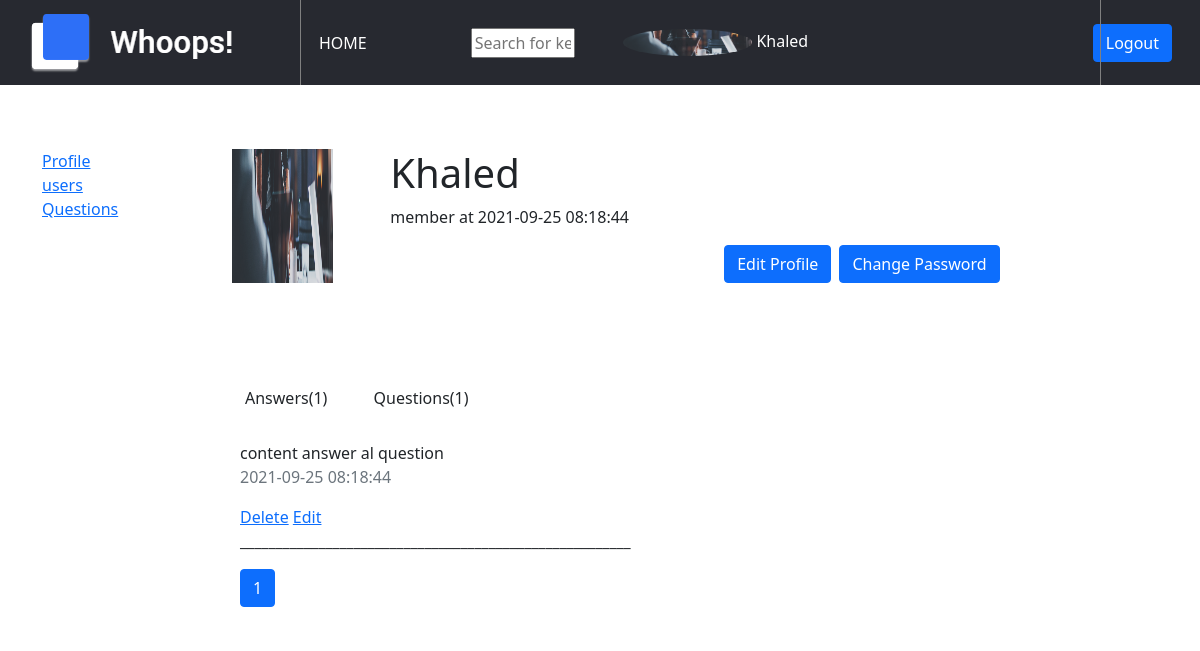
The app's page /profile.php (signed in) with its own data.
### tables this page shows
CREATE TABLE users (
    id INT(11) NOT NULL AUTO_INCREMENT,
    Username varchar(255) NOT NULL,
    email varchar(255) NOT NULL,
    password varchar(255) NOT NULL,
    confirm varchar(255) NOT NULL,
    age INT(11) NOT NULL,
    gender INT(11) NOT NULL,
    img varchar(255) NOT NULL,
    created_at datetime NOT NULL DEFAULT current_timestamp(),
    PRIMARY KEY (id)
);

CREATE TABLE ans (
    ID INT(11) NOT NULL AUTO_INCREMENT,
    ansDetails varchar(255) NOT NULL,
    created_at datetime NOT NULL DEFAULT current_timestamp(),
    user_id INT(11) NOT NULL,
    Q_ID INT(11) NOT NULL,
    PRIMARY KEY (ID),
    FOREIGN KEY (user_id) REFERENCES users(id),
    FOREIGN KEY (Q_ID) REFERENCES questions(Quest_id)
);

### profile.php (the view, shortened to what this page needs)
<?php
require_once "Inc/dbConnection.php";
?>
<?php
require_once "Inc/header.php";
?>
<nav class="navbar navbar-expand-lg navbar-dark">
            <div class="container-fluid">
              <a class="navbar-brand" href="index.php"><img src="images/Screenshot 2021-09-13 014732.png" alt="Whoops!.com"> </a>
              <div class="collapse navbar-collapse" id="navbarSupportedContent">
                <ul class="navbar-nav mb-lg-0 mr-5 ml-5">
                  <li class="nav-item">
                    <a class="nav-link active" aria-current="page" href="index.php">Home</a>
                  </li>
                </ul>
                <form action="handlers/handle-search.php" method="GET">
	                  <input class="mx-5 w-100 " placeholder="Search for key word" type="text" name="query">
                </form>
                <?php
                if(!empty($_SESSION['userID'])){
                    $userID=$_SESSION['userID'];
                    $userquery = "SELECT * FROM `users` WHERE `id` = $userID";
                    $userRunQuery = mysqli_query($conn, $userquery);
                    if($current_user = mysqli_fetch_assoc($userRunQuery)){?>
                        <div class="userDetails ml-5">
                          <img class = "rounded-circle ml-5 w-25" src="images/<?= $current_user['img'] ?>">
                          <a href="profile.php" class="text-decoration-none text-white"><?= $current_user['Username'] ?></a>
                        </div>
              <?php }
                }?>
                <div class="sign-buttons ml-auto">
                    <?php if(isset($_SESSION['userID'])) {?>
                    <a class="btn btn-primary" href="logout.php">Logout</a>
                    <?php } ?>
                </div>
              </div>
            </div>
        </nav>
<?php
if(!empty($_SESSION['userID']))
{
    $userID = $_SESSION['userID'];
    $userquery = "SELECT * FROM `users` WHERE `id` = $userID";
     $userRunQuery = mysqli_query($conn, $userquery);
    $current_user = mysqli_fetch_assoc($userRunQuery);
    $questQuery="SELECT count(`Quest_id`) as total FROM `questions` WHERE `user_id`=$userID";
    $quetRunQuery = mysqli_query($conn, $questQuery);
    $current_quest=mysqli_fetch_assoc($quetRunQuery);
    $ansQuery="SELECT count(`ID`) as total FROM `ans` WHERE `user_id`=$userID";
    $ansRunQuery = mysqli_query($conn, $ansQuery);
    $current_ans=mysqli_fetch_assoc($ansRunQuery);
?>
<div class="container bg-white">
    <div class="row py-3 my-5">
        <div class="col-md-2">
            <a href="profile.php">Profile</a><br>
            <a href="DisQuest.php">users</a><br>
            <a href="index.php">Questions</a>
        </div>
        <div class="col-md-10">
            <div class="row">
                <div class="col-md-2">
                    <img class="w-75 h-100" src="images/<?= $current_user['img'] ?>">
                </div>
                <div class="col-md-8">
                    <h1><?= $current_user['Username'] ?></h1>
                    <p>member at <?= $current_user['created_at'] ?></p>
                    <a class="btn btn-primary float-right ml-2" href="changepass.php">Change Password</a>
                    <a class="btn btn-primary float-right" href="EditProfile.php">Edit Profile</a>
                </div>
                <div class="activity mt-5">
                    <div class="activity-item mt-5">
                        <a class="btn mr-3" href="profile.php">Answers(<?php echo $current_ans['total'] ?>)</a>
                        <a class="btn mr-3 " href="myquestion.php">Questions(<?php echo $current_quest['total'] ?>)</a>
                    </div>
                </div>
                <section id="Answers">
                    <div class="MyAnswers mt-4 ml-2">
                    <?php
                    $per_page=4;
                    $Query="SELECT * FROM `ans` WHERE `user_id`=$userID";
                    $runQuery=mysqli_query($conn, $Query);
                    $numofQueries=mysqli_num_rows($runQuery);
                    $numofPages= ceil($numofQueries/$per_page);
                    if(!isset($_GET['page'])){
                        $page=1;
                    }else{
                        $page=$_GET['page'];
                    }
                    $first_row=($page-1)* $per_page;
                    $Query="SELECT * from `ans` WHERE `user_id`=$userID LIMIT $first_row, $per_page";
                    $runQuery=mysqli_query($conn, $Query) or die( mysqli_error($conn));
                    while($row = mysqli_fetch_array($runQuery)){?>
                        <?php echo $row['ansDetails'] ?>
                        <p small class="text-muted"><?php echo $row['created_at'] ?></p>
                        <a href="handlers/handle-delAns.php?id=<?= $row['ID'] ?>">Delete</a>
                        <a href="editAns.php?id=<?= $row['ID'] ?>">Edit</a><?php
                        echo "<p>_______________________________________________________</P>";
                    }
                    for($page=1; $page<=$numofPages; $page++){
                        echo '<a class="btn btn-primary" href="profile.php?page= '. $page .'">' . $page . '</a>';
                    }
                    ?>
                    </div>
                </section>
            </div>
        </div>
    </div>
</div>
<?php }else{
    header("location:Login.php");
} ?>
<?php
require_once "Inc/footer.php";
?>

### assets/css/styles.css (style rules this page uses)
body { box-sizing: border-box; }
.navbar { background-color: #272930; height: 85px; position: relative; }
.nav-link { color: #fff !important; text-transform: uppercase; border-radius: 2px; }
.nav-item { margin-left: 10px; font-weight: 400; font-size: medium; }
.navbar-brand { font-size: 40px; font-weight: 800; letter-spacing: 1px; }
.navbar::before { content:""; width: 1px; height: 85px; position: absolute; left: 300px; top: 0px; background-color: grey; }
.form-control, .btn { min-height: 38px; border-radius: 2px; }
.btn { font-size: 15px; font-weight: bold; }

### profile.php (style rules this page uses)
.activity-item { float: left; }

### records on screen
users: img (picture), Username "Khaled", created_at "2021-09-25 08:18:44"
ans: ansDetails "content answer al question", created_at "2021-09-25 08:18:44"

### other values on screen
$current_ans['total'] "1"
$current_quest['total'] "1"
